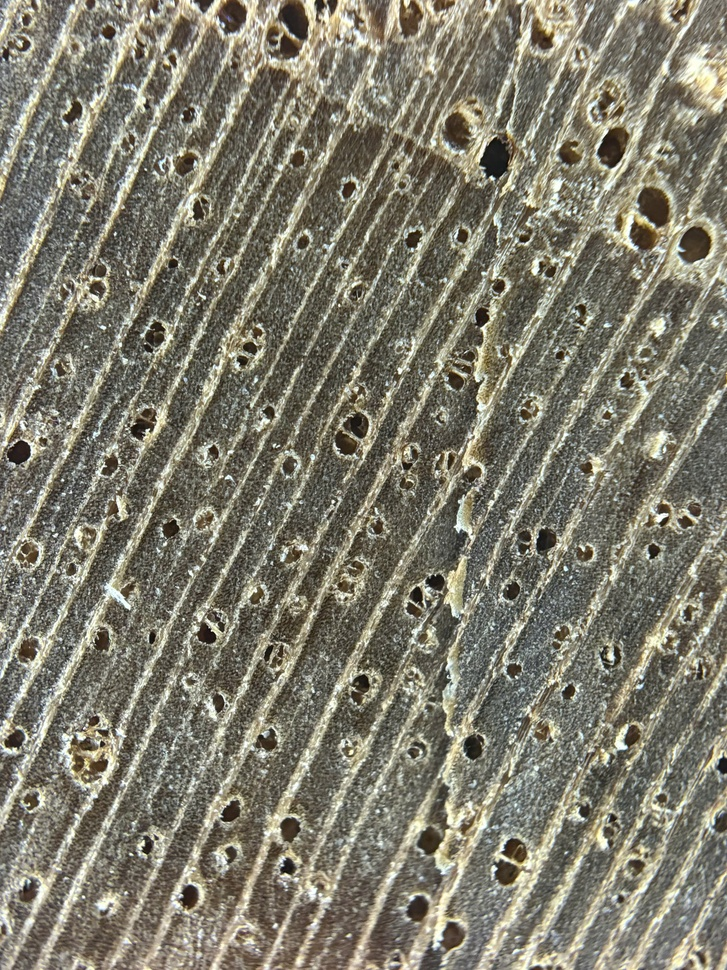
#> input picture Go_that/Tech/z6972682608310_39124f7ea0a00493965c56cf4ea02e33.jpg, 727 x 970 px, shrunk from 1920 x 2560 before the run; its folder holds only this picture in this run
$ python test4.py   (older library calls are emulated)
#> lines starting #> are read from the running program, lines starting #| are printed output that depends on the picture
#> in imread_unicode, returned value is the input picture: shape (970, 727, 3); mean B, G, R 109, 123.8, 126.9
# Duyệt toàn bộ ảnh trong thư mục.
# Tính độ nét (blur score) với 1 ngưỡng duy nhất (THRESHOLD, mặc định 32).
# Chuyển ảnh rõ (score ≥ THRESHOLD) sang thư mục mới data_netro/<tên class> (copy ảnh).
# In danh sách ảnh mờ ra file blurry_images.txt

import os
import cv2
import shutil
import numpy as np
from tqdm import tqdm

CLASS_FOLDER = r"C:\WoodAI\data\data_khongtrung\Tech"
TARGET_ROOT = r"C:\WoodAI\data\data_blur"
THRESHOLD = 5
CROP_SIZE = 300

def get_blur_score(image, crop_size=CROP_SIZE):
#> called with crop_size = 300
    h, w = image.shape[:2]
#> h = 970; w = 727
    if h < crop_size or w < crop_size:
        return 0.0
    x = (w - crop_size) // 2
#> x = 213
    y = (h - crop_size) // 2
#> y = 335
    crop = image[y:y+crop_size, x:x+crop_size]
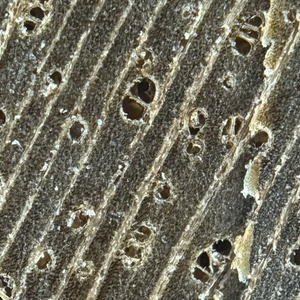
#> crop: shape (300, 300, 3); mean B, G, R 96.1, 111.7, 114.5
    gray = cv2.cvtColor(crop, cv2.COLOR_BGR2GRAY)
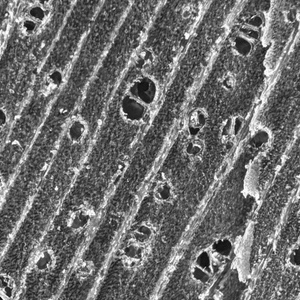
#> gray: shape (300, 300); min 5, max 255, mean 110.7
    return cv2.Laplacian(gray, cv2.CV_64F).var()

def imread_unicode(path):
    try:
        with open(path, "rb") as f:
            bytes_array = np.asarray(bytearray(f.read()), dtype=np.uint8)
            return cv2.imdecode(bytes_array, cv2.IMREAD_COLOR)
    except:
        return None

def check_and_copy_clear_images(folder_path, threshold=THRESHOLD):
    mo_anh = []
    net_anh = []

    class_name = os.path.basename(folder_path)

    # folder chứa ảnh nét
    target_clear = os.path.join(TARGET_ROOT, class_name, "clear")
    os.makedirs(target_clear, exist_ok=True)

    # folder chứa ảnh mờ
    target_blur = os.path.join(TARGET_ROOT, class_name, "blur")
    os.makedirs(target_blur, exist_ok=True)

    print(f"\nĐang kiểm tra ảnh trong: {folder_path}")
    for filename in tqdm(os.listdir(folder_path), desc="Kiểm tra", leave=False):
        if not filename.lower().endswith((".jpg", ".jpeg", ".png")):
            continue

        path = os.path.join(folder_path, filename)
        if not os.path.isfile(path):
            continue

        image = imread_unicode(path)
        if image is None:
            print(f"Không đọc được ảnh: {filename}")
            continue

        score = get_blur_score(image)
#> score = 5423.8

        try:
            if score >= threshold:
                shutil.copy2(path, os.path.join(target_clear, filename))
                net_anh.append((filename, score))
            else:
                shutil.copy2(path, os.path.join(target_blur, filename))
                mo_anh.append((filename, score))
        except Exception as e:
            print(f"Lỗi copy {filename}: {e}")

    print(f"\nẢnh rõ (≥ {threshold}): {len(net_anh)} copy vào {target_clear}")
#| Ảnh rõ (≥ 5): 1 copy vào C:\WoodAI\data\data_blur/C:\WoodAI\data\data_khongtrung\Tech/clear
    print(f"Ảnh mờ (< {threshold}): {len(mo_anh)} copy vào {target_blur}")

    with open("blurry_images.txt", "a", encoding="utf-8") as f:
        f.write(f"\nClass: {class_name}")
        f.write(f"\nẢnh mờ (score < {threshold}): {len(mo_anh)} ảnh\n")
        for filename, score in sorted(mo_anh, key=lambda x: x[1]):
            f.write(f"{filename}\t{score:.2f}\n")

if __name__ == "__main__":
    if not os.path.exists(CLASS_FOLDER):
        print(f"Không tồn tại folder: {CLASS_FOLDER}")
    else:
        check_and_copy_clear_images(CLASS_FOLDER)

$ run again, on Go_that/Tech/z6972682698098_3c5c72b9bfaa08d17e451a03f0b672e8.jpg
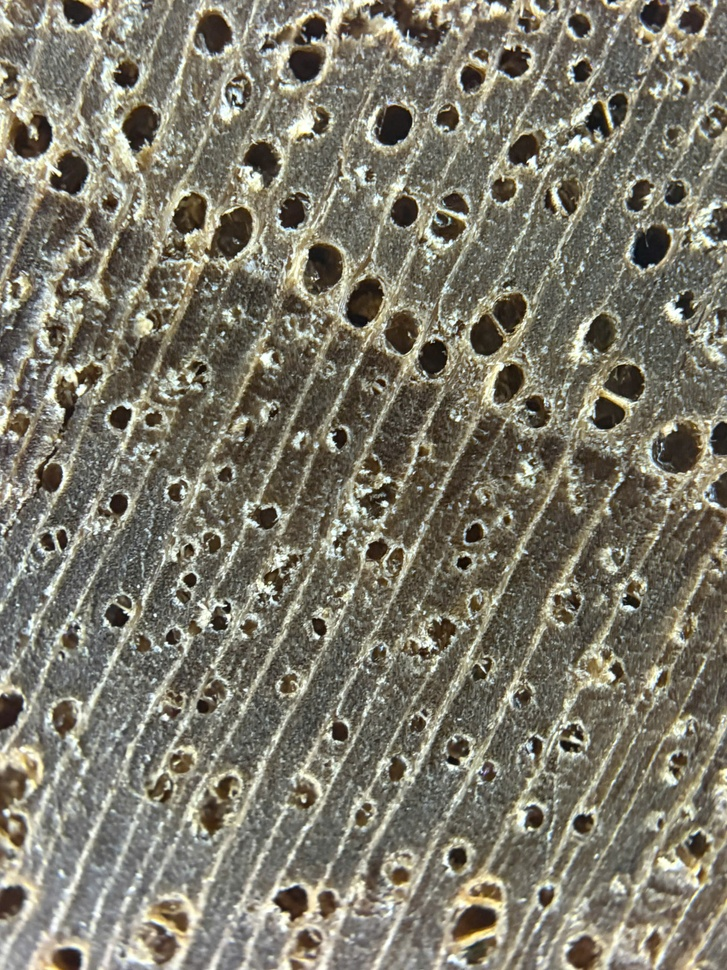
#> input picture Go_that/Tech/z6972682698098_3c5c72b9bfaa08d17e451a03f0b672e8.jpg, 727 x 970 px, shrunk from 1920 x 2560 before the run
#> in imread_unicode, returned value is the input picture: shape (970, 727, 3); mean B, G, R 107.1, 121.5, 125.2
#> in get_blur_score, `crop = image[y:y+crop_size, x:x+crop_size]`:
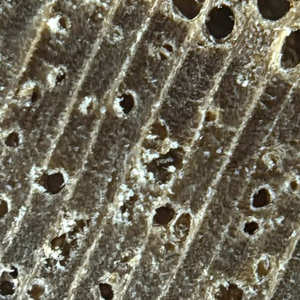
#> crop: shape (300, 300, 3); mean B, G, R 88.4, 105.2, 110.3
#> in get_blur_score, `gray = cv2.cvtColor(crop, cv2.COLOR_BGR2GRAY)`:
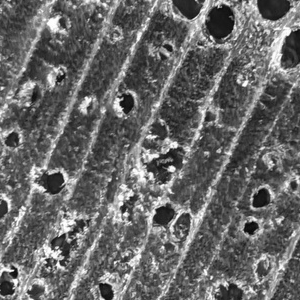
#> gray: shape (300, 300); min 3, max 255, mean 104.8
#> score = 2548.1
#| Ảnh rõ (≥ 5): 1 copy vào C:\WoodAI\data\data_blur/C:\WoodAI\data\data_khongtrung\Tech/clear

$ run again, on Go_that/Tech/z6972682705190_1a2e3a48e76e5d267aad20560ca7ef1c.jpg
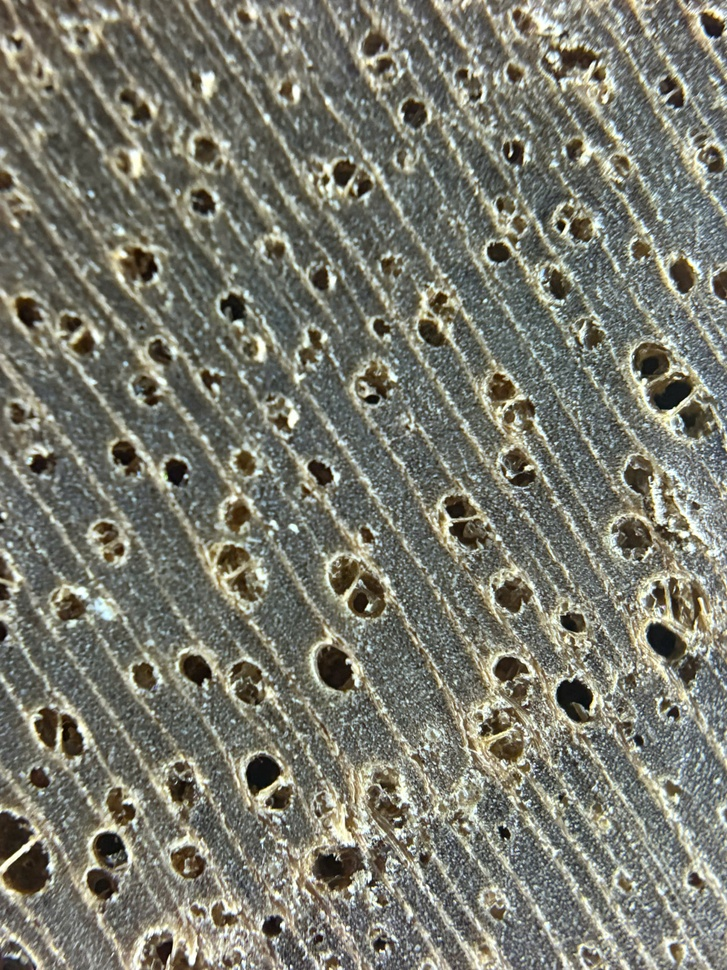
#> input picture Go_that/Tech/z6972682705190_1a2e3a48e76e5d267aad20560ca7ef1c.jpg, 727 x 970 px, shrunk from 1920 x 2560 before the run
#> in imread_unicode, returned value is the input picture: shape (970, 727, 3); mean B, G, R 110.1, 121.9, 121.5
#> in get_blur_score, `crop = image[y:y+crop_size, x:x+crop_size]`:
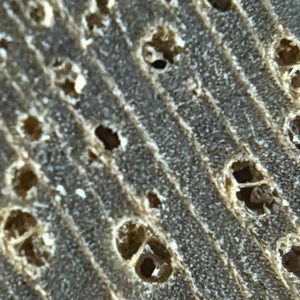
#> crop: shape (300, 300, 3); mean B, G, R 104.4, 116.9, 115.4
#> in get_blur_score, `gray = cv2.cvtColor(crop, cv2.COLOR_BGR2GRAY)`:
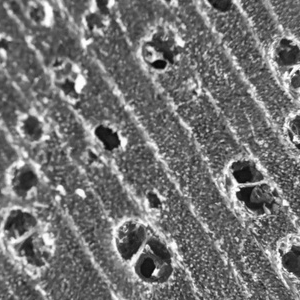
#> gray: shape (300, 300); min 9, max 255, mean 115.1
#> score = 1577.8
#| Ảnh rõ (≥ 5): 1 copy vào C:\WoodAI\data\data_blur/C:\WoodAI\data\data_khongtrung\Tech/clear

$ run again, on Go_that/Tech/z6972682719281_b7d8d3e24396f1543531c16016f01fae.jpg
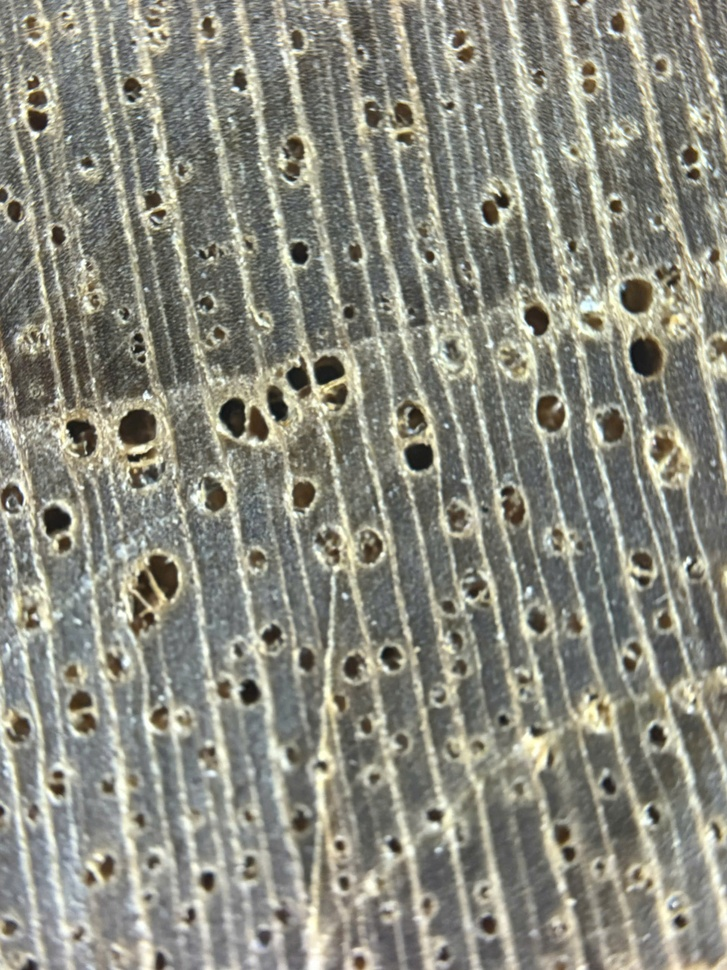
#> input picture Go_that/Tech/z6972682719281_b7d8d3e24396f1543531c16016f01fae.jpg, 727 x 970 px, shrunk from 1920 x 2560 before the run
#> in imread_unicode, returned value is the input picture: shape (970, 727, 3); mean B, G, R 126.8, 138.3, 138.4
#> in get_blur_score, `crop = image[y:y+crop_size, x:x+crop_size]`:
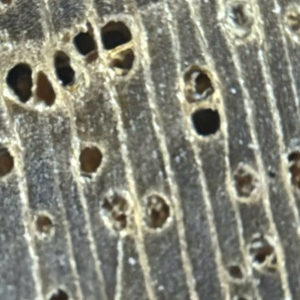
#> crop: shape (300, 300, 3); mean B, G, R 119.3, 132.5, 132.1
#> in get_blur_score, `gray = cv2.cvtColor(crop, cv2.COLOR_BGR2GRAY)`:
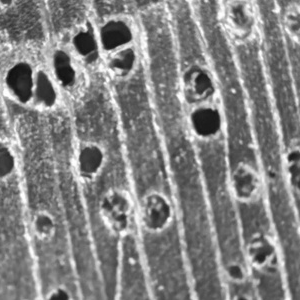
#> gray: shape (300, 300); min 16, max 254, mean 130.9
#> score = 352.6
#| Ảnh rõ (≥ 5): 1 copy vào C:\WoodAI\data\data_blur/C:\WoodAI\data\data_khongtrung\Tech/clear

$ run again, on Go_that/Tech/z6972682633823_8bafde8f04b87d2311aeb11a6ff87813.jpg
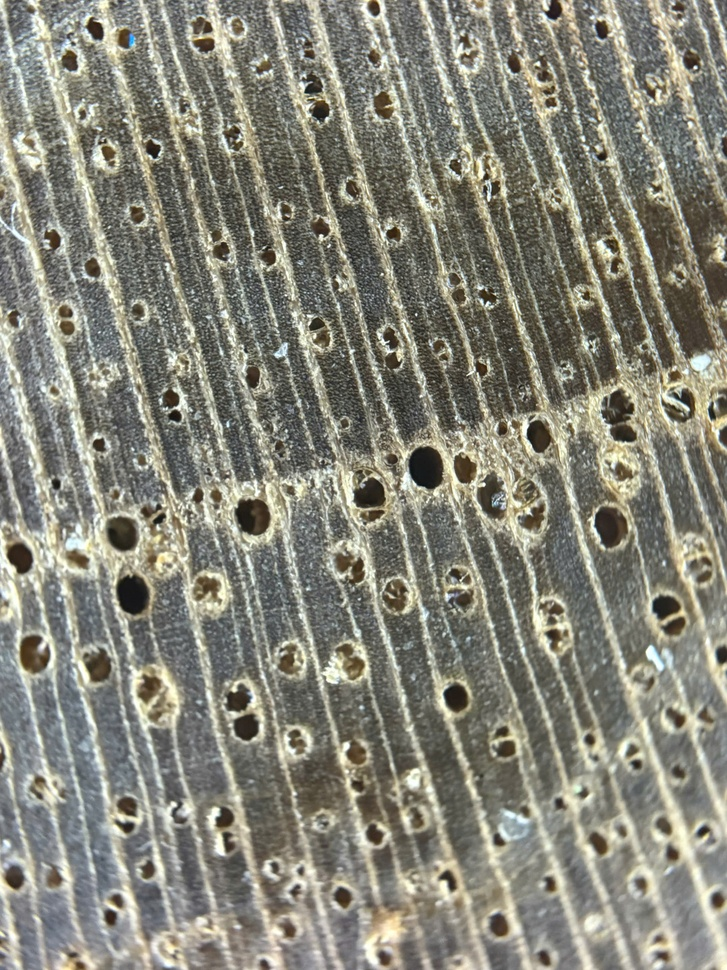
#> input picture Go_that/Tech/z6972682633823_8bafde8f04b87d2311aeb11a6ff87813.jpg, 727 x 970 px, shrunk from 1920 x 2560 before the run
#> in imread_unicode, returned value is the input picture: shape (970, 727, 3); mean B, G, R 121.2, 133.3, 134.2
#> in get_blur_score, `crop = image[y:y+crop_size, x:x+crop_size]`:
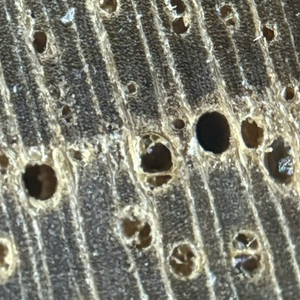
#> crop: shape (300, 300, 3); mean B, G, R 111.7, 124.2, 124.6
#> in get_blur_score, `gray = cv2.cvtColor(crop, cv2.COLOR_BGR2GRAY)`:
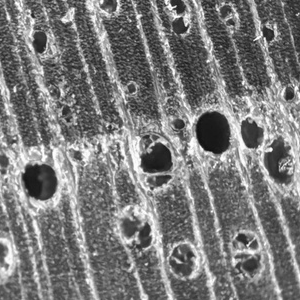
#> gray: shape (300, 300); min 14, max 254, mean 122.9
#> score = 2457.7
#| Ảnh rõ (≥ 5): 1 copy vào C:\WoodAI\data\data_blur/C:\WoodAI\data\data_khongtrung\Tech/clear
